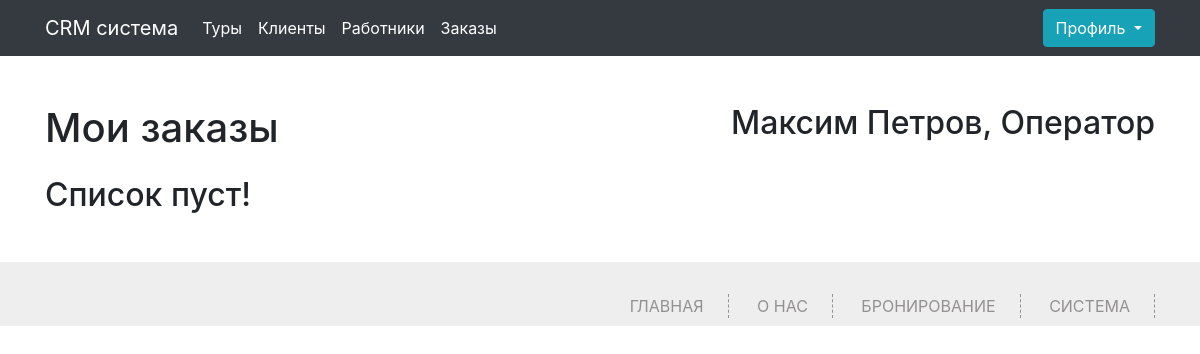
The page /my-orders (signed in) on the database its author committed.
### app.py (models this page shows, shortened)
class Worker(db.Model):
    id = db.Column(db.Integer,primary_key=True)
    name = db.Column(db.String(100))
    surname = db.Column(db.String(100))
    secondname = db.Column(db.String(100))
    phone = db.Column(db.Integer,unique=True)
    pasport = db.Column(db.Integer,unique=True)
    job = db.Column(db.String(100))
    password = db.Column(db.String(100))
    root = db.Column(db.Integer, default=0)
    order_id = db.relationship('Orders', backref='worker', lazy='dynamic')

### app.py (the view, shortened to what this page needs)
@app.route('/my-orders', methods=['GET', 'POST'])
def my_orders():
    if 'name' not in session:
        abort(401)
    worker = Worker.query.filter_by(phone=session['name']).first()
    orders = Orders.query.filter_by(id_worker = worker.id).all()
    turs = Tur.query.all()
    clients = Client.query.all()
    clients_list = []
    worker_list = []
    tur_list = []
    return render_template("my-orders.html",turs=turs,clients=clients,orders=orders,zip=zip,clients_list=clients_list,worker_list=worker_list, tur_list= tur_list)

### app.py (called while the page is built)
@app.context_processor
def inject_user():
    def get_user_name():
        if 'name' in session:
            return Worker.query.filter_by(phone=session['name']).first()
    return dict(active_user=get_user_name())

### templates/my-orders.html (shortened to what this page needs)
{% extends 'base.html' %}
{% block main %}
<div class="container">
	<div class="content my-5">
		<div class="d-flex justify-content-between my-3">
			<h1>Мои заказы</h1>
            <h2>{{active_user.name}} {{active_user.surname}}, {{active_user.job}}</h2>
		</div>
  {% if not orders%}
  <h2>Список пуст!</h2>
		  {%endif%}
	</div>
</div>
{% endblock %}

### static/css/style.css (style rules this page uses)
html,body { font-family: 'Open Sans', sans-serif; background:#FFF; font-size:100%; }
*, *:after, *::before { -webkit-box-sizing: border-box; -moz-box-sizing: border-box; box-sizing: border-box; }

### rows shown on the page
Worker: name "Максим", surname "Петров", job "Оператор"
